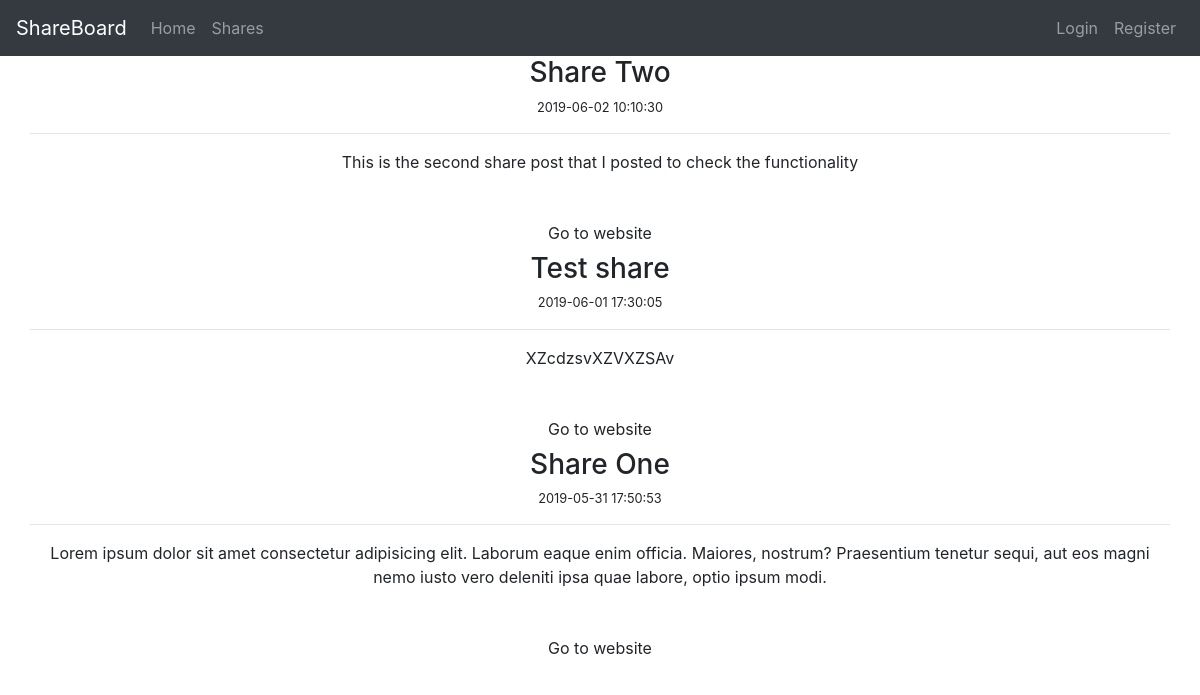
Screenshot of /shares with the database file from the repository.
### tables this page shows
CREATE TABLE `shares` (
  `id` int(11) NOT NULL,
  `user_id` int(11) DEFAULT NULL,
  `title` varchar(255) DEFAULT NULL,
  `body` text,
  `link` varchar(255) DEFAULT NULL,
  `create_date` datetime DEFAULT CURRENT_TIMESTAMP
);

### classes/Bootstrap.php (called while the page is built)
<?php
class Bootstrap{
	private $controller;
	private $action;
	private $request;
	public function __construct($request){
		$this->request = $request;
		if($this->request['controller'] == ""){
			$this->controller = 'home';
		} else {
			$this->controller = $this->request['controller'];
		}
		if($this->request['action'] == ""){
			$this->action = 'index';
		} else {
			$this->action = $this->request['action'];
		}
	}
	public function createController(){
		if(class_exists($this->controller)){
			$parents = class_parents($this->controller);
			if(in_array("Controller", $parents)){
				if(method_exists($this->controller, $this->action)){
					return new $this->controller($this->action, $this->request);
				} else {
					echo '<h1>Method does not exist</h1>';
					return;
				}
			} else {
				echo '<h1>Base controller not found</h1>';
				return;
			}
		} else {
			echo '<h1>Controller class does not exist</h1>';
			return;
		}
	}
}

### controllers/shares.php (called while the page is built, shortened)
<?php
class Shares extends Controller{
	protected function Index(){
		$viewmodel = new ShareModel();
		$this->returnView($viewmodel->Index(), true);
	}
}

### classes/Model.php (called while the page is built, shortened)
<?php
abstract class Model{
	protected $dbh;
	protected $stmt;
	public function __construct(){
		$this->dbh = new PDO("mysql:host=".DB_HOST.";dbname=".DB_NAME, DB_USER, DB_PASS);
	}
	public function query($query){
		$this->stmt = $this->dbh->prepare($query);
	}
	public function execute(){
		$this->stmt->execute();
	}
	public function resultSet(){
		$this->execute();
		return $this->stmt->fetchAll(PDO::FETCH_ASSOC);
	}
}

### models/share.php (called while the page is built, shortened)
<?php
class ShareModel extends Model{
	public function Index(){
		$this->query('SELECT * FROM shares ORDER BY create_date DESC');
		$rows = $this->resultSet();
		return $rows;
	}
}

### views/shares/index.php (the view, shortened to what this page needs)
<div class="text-center">
    <?php foreach($viewmodel as $item) : ?>
        <div class="well">
            <h3><?php echo $item['title']; ?></h3>
            <small><?php echo $item['create_date']; ?></small>
            <hr>
            <p><?php echo $item['body']; ?></p><br>
            <a class="btn btn-default" href="<?php echo $item['link']; ?>" target="_blank">Go to website</a>
        </div>
    <?php endforeach; ?>
</div>

### index.php (shortened to what this page needs)
<?php
require('classes/Bootstrap.php');
require('classes/Controller.php');
require('classes/Model.php');
require('controllers/shares.php');
require('models/share.php');
$bootstrap = new Bootstrap($_GET);
$controller = $bootstrap->createController();
if($controller){
    $controller->executeAction();
}

### classes/Controller.php (shortened to what this page needs)
<?php
abstract class Controller{
	protected $action;
	public function __construct($action, $request){
		$this->action = $action;
	}
	public function executeAction(){
		return $this->{$this->action}();
	}
	protected function returnView($viewmodel, $fullview){
		$view = 'views/'. get_class($this). '/' . $this->action. '.php';
		if($fullview){
			require('views/main.php');
		} else {
			require($view);
		}
	}
}

### views/main.php (shortened to what this page needs)
<html>
<head>
    <link rel="stylesheet" href="assets/css/bootstrap.css">
    <link rel="stylesheet" href="assets/css/style.css">
</head>
<body>
    <nav class="navbar navbar-expand-md navbar-dark bg-dark">
        <a class="navbar-brand" href="#">ShareBoard</a>
        <ul class="navbar-nav mr-auto">
            <li><a class="nav-link" href="<?php echo ROOT_URL; ?>">Home <span class="sr-only">(current)</span></a></li>
            <li><a class="nav-link" href="<?php echo ROOT_URL; ?>shares">Shares</a></li>
        </ul>
        <ul class="navbar-nav navbar-right">
            <?php if(isset($_SESSION['is_logged_in'])) : ?>
            <li><a class="nav-link" href="<?php echo ROOT_URL; ?>">Welcome <?php echo $_SESSION['user_data']['name']; ?></a></li>
            <li><a class="nav-link" href="<?php echo ROOT_URL; ?>users/logout">Logout</a></li>
            <?php else : ?>
            <li><a class="nav-link" href="<?php echo ROOT_URL; ?>users/login">Login</a></li>
            <li><a class="nav-link" href="<?php echo ROOT_URL; ?>users/register">Register</a></li>
        <?php endif; ?>
        </ul>
    </nav>
    <div class="container">
        <div class="row">
            <?php require($view); ?>
        </div>
    </div>
</body>
</html>

### rows the page displays
shares: title "Share Two", create_date "2019-06-02 10:10:30", body "This is the second share post that I posted to check the functionality"
shares: title "Test share", create_date "2019-06-01 17:30:05", body "XZcdzsvXZVXZSAv"
shares: title "Share One", create_date "2019-05-31 17:50:53", body "Lorem ipsum dolor sit amet consectetur adipisicing elit. Laborum eaque enim officia. Maiores, nostrum? Praesentium tenetur sequi, aut eos magni nemo iusto vero deleniti ipsa quae labore, optio ipsum modi."
